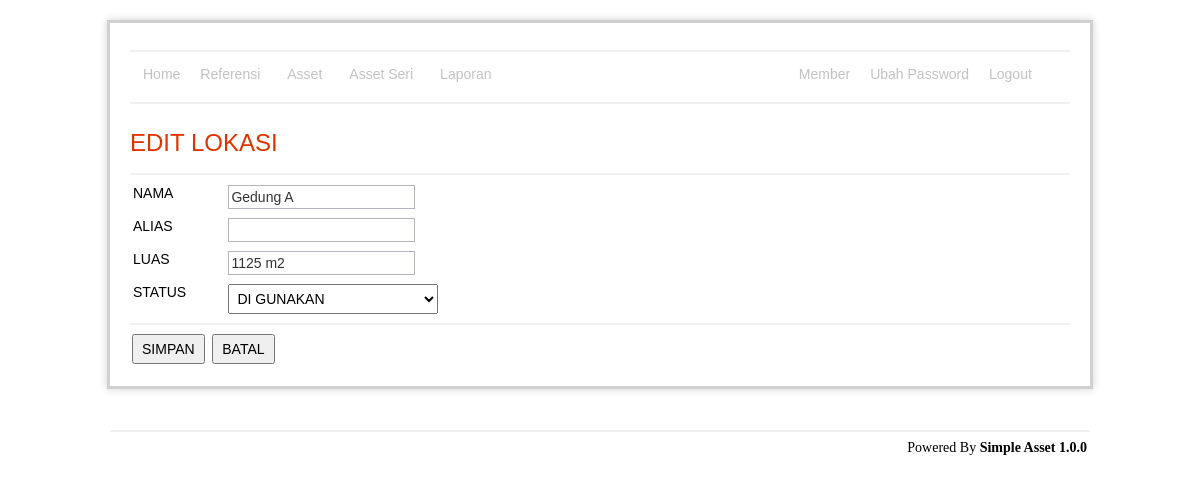
The app's page /admin/location/edit.php?id=1&level=1&parentId=0 (signed in) with its own data.
### tables this page shows
CREATE TABLE `location` (
  `id` int(11) NOT NULL AUTO_INCREMENT,
  `parent_id` int(11) NOT NULL,
  `level` int(11) NOT NULL,
  `name` varchar(255) NOT NULL,
  `alias` varchar(255) NOT NULL,
  `size` varchar(255) NOT NULL,
  `status` enum('0','1') NOT NULL COMMENT '0=not use, 1=use',
  `is_delete` enum('0','1') NOT NULL DEFAULT '0',
  PRIMARY KEY (`id`)
);

### admin/location/editRead.php (called while the page is built, shortened)
<?php
include '../../lib/connection.php';
$id = $_REQUEST['id'];
$query = "select id, name, alias, size, status
		from location
		where id = '$id'";
$tmp = mysqli_query($con, $query) or die(mysqli_error($con));
$data = mysqli_fetch_array($tmp);
?>

### admin/location/edit.php (the view, shortened to what this page needs)
	<?php include 'editRead.php' ?>
	<h1>EDIT LOKASI</h1>
	<hr />
	<form action="editSave.php" method="post" enctype="multipart/form-data">
		<table width="100%">
			<tr>
				<td valign="top" width="10%">NAMA</td>
				<td>
					<input name="name" type="text" value="<?php echo isset($_POST['name']) ? $_POST['name'] : $data['name'] ?>"/>
				</td>
			</tr>
			<tr>
				<td valign="top">ALIAS</td>
				<td>
					<input name="aliasa" type="text" value="<?php echo isset($_POST['aliasa']) ? $_POST['aliasa'] : $data['alias'] ?>"/>
				</td>
			</tr>
			<tr>
				<td valign="top">LUAS</td>
				<td>
					<input name="size" type="text" value="<?php echo isset($_POST['size']) ? $_POST['size'] : $data['size'] ?>"/>
				</td>
			</tr>
			<tr>
				<td valign="top">STATUS</td>
				<td>
					<select name="status" style="width:210px">
						<option value="1" <?php echo (isset($_REQUEST['status']) ? $_REQUEST['status'] : $data['status']) == '1' ? 'selected' : '' ?>>DI GUNAKAN</option>
					</select>
				</td>
			</tr>
		</table>
		<hr />
		<input type="submit" value="SIMPAN"/>
		<input type="button" value="BATAL" onclick="window.location='index.php?positionLevel=<?php echo isset($_REQUEST['positionLevel']) ? $_REQUEST['positionLevel'] : '' ?>&positionParentId=<?php echo isset($_REQUEST['positionParentId']) ? $_REQUEST['positionParentId'] : '' ?>'" />
	</form>
<?php include '../template/main.php' ?>

### admin/asset/css/style.css (style rules this page uses)
#content h1 { color: #e13300; background-color: transparent; font-weight: normal; font-size: 24px; margin: 10px 0 5px 0; padding: 15px 0 10px 0px; text-align:left; }
table { font-size: 14px; }
hr { border: 1px solid #f1f1f1; }
form { margin: 0; padding: 0; text-align: left; }
input[type="text"], input[type="password"], textarea { font-size: 14px; color: #333; border: 1px solid #B3B4BD; font-size: 14px; height: 24px; margin: 0px 0px 5px 0px; }
select { font-size: 14px; height: 30px; padding: 0px 4px 0px 4px; }
input[type="button"], input[type="submit"] { font-size: 14px; height: 30px; padding: 0px 8px 0px 8px; margin: 2px; }

### records on screen
location: name "Gedung A", size "1125 m2", status "DI GUNAKAN"
